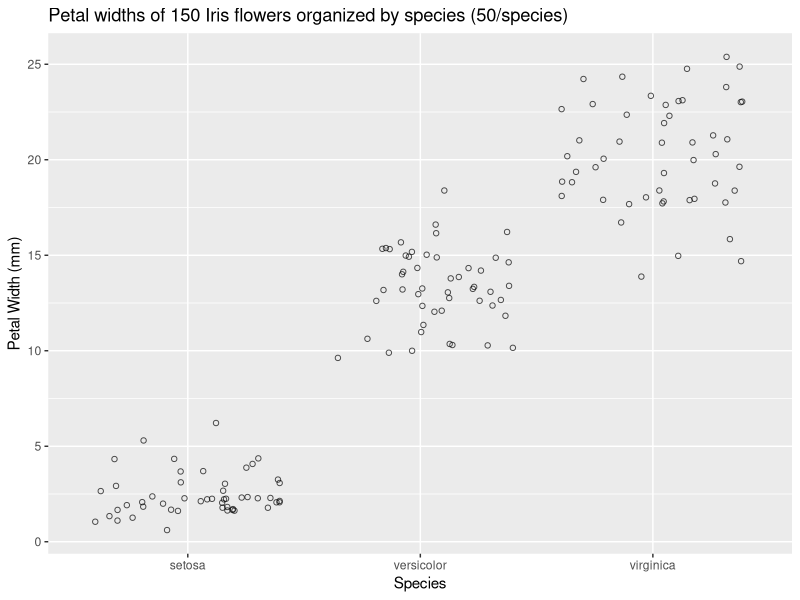
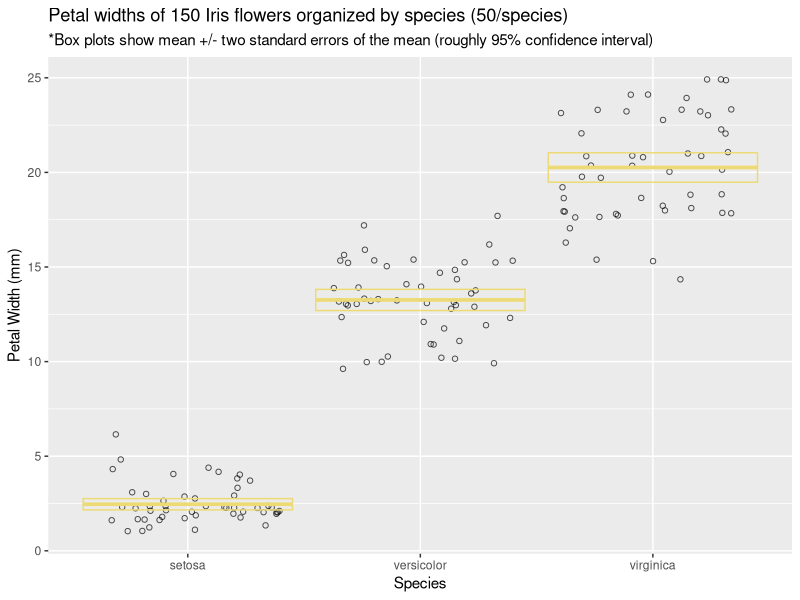
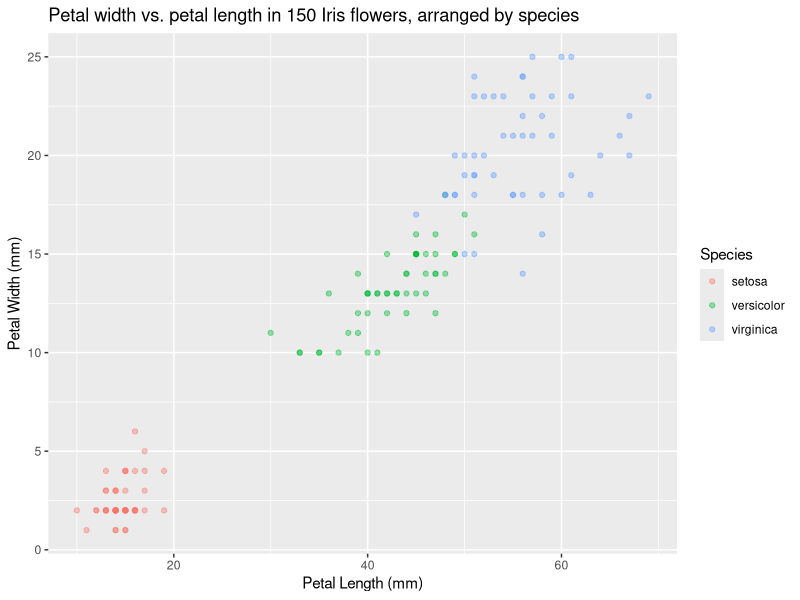

Recreate these plots in R, in order.

# Load Packages -----------------------------------------------------------

library(tidyverse)


# Read Data --------------------------------------------------------------

iris
(iris <- as_tibble(iris))
help("iris")


# Question 1 --------------------------------------------------------------
  #Rename each variable so that it is all lower-case and uses an underscore _ instead 
  #of a period . in the name (the recommended coding style in the tidyverse style guide). 
  #Print the resulting table.

(i2 <- rename(iris,
       sepal_length = Sepal.Length,
       sepal_width = Sepal.Width,
       petal_length = Petal.Length,
       petal_width = Petal.Width,
       species = Species))


# Question 2 --------------------------------------------------------------
  #Convert the four numerical variables from mm to cm by multiplying by 10. 
  #Print the resulting table.

(i2_mm <- transmute(i2, 
       sepal_length_mm = sepal_length * 10,
       sepal_width_mm = sepal_width * 10,
       petal_length_mm = petal_length * 10,
       petal_width_mm = petal_width * 10,
       species = species))


# Question 3 --------------------------------------------------------------
  #Calculate sepal area and petal area (area is equal to length multiplied by width). 
  #Print a table with only the variables sepal area, petal area, and species.

(areas <- transmute(i2_mm,
                      sepal_area = sepal_length_mm * sepal_width_mm,
                      petal_area = petal_length_mm * petal_width_mm,
                    species = species))


# Question 4 --------------------------------------------------------------
  #Calculate the following statistics for the entire dataset from the sepal length 
  #variable and print the resulting table:

  #sample size
  #maximum value
  #minimum value
  #range
  #median
  #first quartile (q1)
  #third quartile (q2)
  #inter-quartile range (iqr)

(summary_sepal_length <- summarize(i2_mm,
          sample_size = n(),
          max_value = max(sepal_length_mm),
          min_value = min(sepal_length_mm),
          range = max_value - min_value,
          median = median(sepal_length_mm),
          first_quartile = quantile(sepal_length_mm, .25),   
          third_quartile = quantile(sepal_length_mm, .75),
          inter_quartile_range = IQR(sepal_length_mm)))
          

# Question 5 --------------------------------------------------------------
  # Calculate the following statistics for each species from the petal width variable 
  # and print the resulting table:
  
  #sample size
  #mean
  #standard deviation
  #variance
  #standard error of the mean
  #approximate 95% confidence interval

(species_grouped <- group_by(i2_mm, species))

(summary_petal_width <- summarize(species_grouped,
                                  sample_size = n(),
                                  mean = mean(petal_width_mm),
                                  sd = sd(petal_width_mm),
                                  var = var(petal_width_mm),
                                  sem = sd / sqrt(sample_size),
                                  ci_upper = mean + 2*sem,   
                                  ci_lower = mean - 2*sem))

# Question 6 --------------------------------------------------------------
  #Visualize the relationship between petal length and species using a strip plot.


ggplot(data = i2_mm) +
  geom_jitter(mapping = aes(y = petal_width_mm, x = species), shape = 1,
              alpha = .7) +
  labs(x = "Species", y = "Petal Width (mm)", title = "Petal widths of 150 Iris flowers organized by species (50/species)")


# Question 7 --------------------------------------------------------------
  #Starting with the previous graph, add the mean and 95% confidence interval for each species

ggplot(data = i2_mm) +
  geom_jitter(mapping = aes(y = petal_width_mm, x = species), shape = 1,
              alpha = .7) +
  geom_crossbar(data = summary_petal_width, mapping = aes(x = species, y = mean, 
                                                          ymax = ci_upper, ymin = ci_lower),
                color = "#EDDA74") +
  labs(x = "Species", y = "Petal Width (mm)", title = "Petal widths of 150 Iris flowers organized by species (50/species)",
       subtitle = "*Box plots show mean +/- two standard errors of the mean (roughly 95% confidence interval)")


# Question 8 --------------------------------------------------------------
  #Visualize the relationship between petal length, petal width, and species using a scatterplot. 
  #Map the two numerical variables to the x and y axes and map species to the color and shape aesthetics.

ggplot(data = i2_mm) +
  geom_point(mapping = aes(x = petal_length_mm, y = petal_width_mm, color = species),
               alpha = .4) +
  labs(x = "Petal Length (mm)", y = "Petal Width (mm)", color = "Species", 
       title = "Petal width vs. petal length in 150 Iris flowers, arranged by species")

